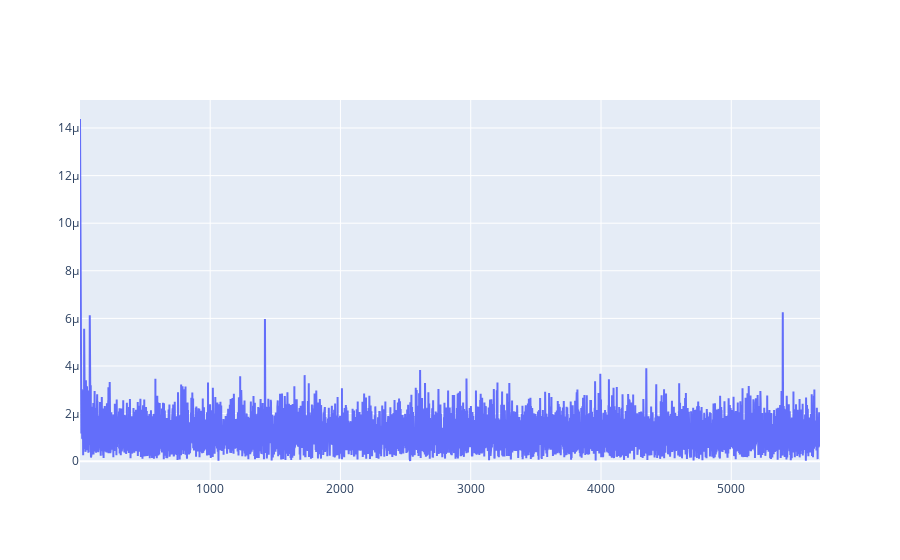

Source (notebook cell):
### Code cell
import plotly.graph_objects as go
import numpy as np

fig = go.Figure()
fig.add_trace(go.Scatter(x=freqs, y=normalized_ft))
fig.show()

### Figure 1 — Plotly figure (JSON) as saved in the notebook; plotly's stock layout.template omitted (floating-point values rounded to 4 significant figures; data arrays with more than 128 entries replaced by an {"elided": "..."} marker saying what was removed)
{"data": [{"type": "scatter", "x": {"elided": "7499 float values"}, "y": {"elided": "7499 float values"}}], "layout": {}}
